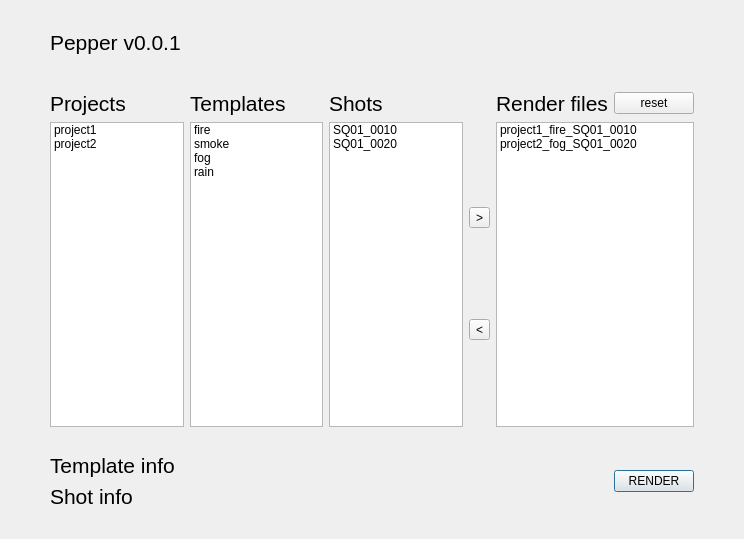
<?xml version="1.0" encoding="UTF-8"?>
<ui version="4.0">
 <class>Dialog</class>
 <widget class="QDialog" name="Dialog">
  <property name="geometry">
   <rect>
    <x>0</x>
    <y>0</y>
    <width>744</width>
    <height>539</height>
   </rect>
  </property>
  <property name="windowTitle">
   <string>Dialog</string>
  </property>
  <layout class="QGridLayout" name="gridLayout_2">
   <property name="leftMargin">
    <number>50</number>
   </property>
   <property name="topMargin">
    <number>30</number>
   </property>
   <property name="rightMargin">
    <number>50</number>
   </property>
   <property name="bottomMargin">
    <number>30</number>
   </property>
   <item row="2" column="0">
    <layout class="QHBoxLayout" name="horizontalLayout">
     <item>
      <layout class="QVBoxLayout" name="verticalLayout_3">
       <item>
        <widget class="QLabel" name="template_info">
         <property name="font">
          <font>
           <pointsize>16</pointsize>
          </font>
         </property>
         <property name="text">
          <string>Template info</string>
         </property>
        </widget>
       </item>
       <item>
        <widget class="QLabel" name="shot_info">
         <property name="font">
          <font>
           <pointsize>16</pointsize>
          </font>
         </property>
         <property name="text">
          <string>Shot info</string>
         </property>
        </widget>
       </item>
      </layout>
     </item>
     <item>
      <spacer name="horizontalSpacer">
       <property name="orientation">
        <enum>Qt::Horizontal</enum>
       </property>
       <property name="sizeType">
        <enum>QSizePolicy::Fixed</enum>
       </property>
       <property name="sizeHint" stdset="0">
        <size>
         <width>40</width>
         <height>20</height>
        </size>
       </property>
      </spacer>
     </item>
     <item>
      <widget class="QPushButton" name="render_btn">
       <property name="sizePolicy">
        <sizepolicy hsizetype="Fixed" vsizetype="Fixed">
         <horstretch>0</horstretch>
         <verstretch>0</verstretch>
        </sizepolicy>
       </property>
       <property name="minimumSize">
        <size>
         <width>0</width>
         <height>0</height>
        </size>
       </property>
       <property name="text">
        <string>RENDER</string>
       </property>
      </widget>
     </item>
    </layout>
   </item>
   <item row="0" column="0">
    <layout class="QVBoxLayout" name="verticalLayout_2">
     <item>
      <widget class="QLabel" name="Title_version">
       <property name="font">
        <font>
         <pointsize>16</pointsize>
        </font>
       </property>
       <property name="text">
        <string>Pepper v0.0.1</string>
       </property>
      </widget>
     </item>
     <item>
      <layout class="QGridLayout" name="gridLayout_3">
       <item row="1" column="2">
        <widget class="QLabel" name="Shots_title">
         <property name="font">
          <font>
           <pointsize>16</pointsize>
          </font>
         </property>
         <property name="text">
          <string>Shots</string>
         </property>
        </widget>
       </item>
       <item row="0" column="0">
        <spacer name="verticalSpacer">
         <property name="orientation">
          <enum>Qt::Vertical</enum>
         </property>
         <property name="sizeType">
          <enum>QSizePolicy::Fixed</enum>
         </property>
         <property name="sizeHint" stdset="0">
          <size>
           <width>50</width>
           <height>30</height>
          </size>
         </property>
        </spacer>
       </item>
       <item row="2" column="0">
        <widget class="QListWidget" name="Project_window">
         <property name="statusTip">
          <string/>
         </property>
         <item>
          <property name="text">
           <string>project1</string>
          </property>
         </item>
         <item>
          <property name="text">
           <string>project2</string>
          </property>
         </item>
         <item>
          <property name="text">
           <string/>
          </property>
         </item>
        </widget>
       </item>
       <item row="1" column="5">
        <layout class="QHBoxLayout" name="horizontalLayout_2">
         <item>
          <widget class="QLabel" name="Renderfile_title">
           <property name="font">
            <font>
             <pointsize>16</pointsize>
            </font>
           </property>
           <property name="text">
            <string>Render files</string>
           </property>
          </widget>
         </item>
         <item>
          <widget class="QPushButton" name="Reset_button">
           <property name="text">
            <string>reset</string>
           </property>
          </widget>
         </item>
        </layout>
       </item>
       <item row="2" column="5">
        <widget class="QListWidget" name="Render_file_window">
         <item>
          <property name="text">
           <string>project1_fire_SQ01_0010</string>
          </property>
         </item>
         <item>
          <property name="text">
           <string>project2_fog_SQ01_0020</string>
          </property>
         </item>
         <item>
          <property name="text">
           <string/>
          </property>
         </item>
        </widget>
       </item>
       <item row="2" column="3">
        <layout class="QVBoxLayout" name="verticalLayout_4">
         <item>
          <widget class="QToolButton" name="append_btn">
           <property name="text">
            <string>&gt;</string>
           </property>
          </widget>
         </item>
         <item>
          <widget class="QToolButton" name="del_btn">
           <property name="text">
            <string>&lt;</string>
           </property>
          </widget>
         </item>
        </layout>
       </item>
       <item row="2" column="2">
        <widget class="QListWidget" name="Shots_window">
         <item>
          <property name="text">
           <string>SQ01_0010</string>
          </property>
         </item>
         <item>
          <property name="text">
           <string>SQ01_0020</string>
          </property>
         </item>
         <item>
          <property name="text">
           <string/>
          </property>
         </item>
        </widget>
       </item>
       <item row="1" column="0">
        <widget class="QLabel" name="project_title">
         <property name="font">
          <font>
           <pointsize>16</pointsize>
          </font>
         </property>
         <property name="text">
          <string>Projects</string>
         </property>
        </widget>
       </item>
       <item row="1" column="1">
        <widget class="QLabel" name="Template_title">
         <property name="font">
          <font>
           <pointsize>16</pointsize>
          </font>
         </property>
         <property name="text">
          <string>Templates</string>
         </property>
        </widget>
       </item>
       <item row="2" column="1">
        <widget class="QListWidget" name="Template_window">
         <item>
          <property name="text">
           <string>fire</string>
          </property>
         </item>
         <item>
          <property name="text">
           <string>smoke</string>
          </property>
         </item>
         <item>
          <property name="text">
           <string>fog</string>
          </property>
         </item>
         <item>
          <property name="text">
           <string>rain</string>
          </property>
         </item>
         <item>
          <property name="text">
           <string/>
          </property>
         </item>
        </widget>
       </item>
      </layout>
     </item>
    </layout>
   </item>
   <item row="1" column="0">
    <spacer name="verticalSpacer_2">
     <property name="orientation">
      <enum>Qt::Vertical</enum>
     </property>
     <property name="sizeType">
      <enum>QSizePolicy::Fixed</enum>
     </property>
     <property name="sizeHint" stdset="0">
      <size>
       <width>20</width>
       <height>20</height>
      </size>
     </property>
    </spacer>
   </item>
  </layout>
 </widget>
 <resources/>
 <connections/>
</ui>
